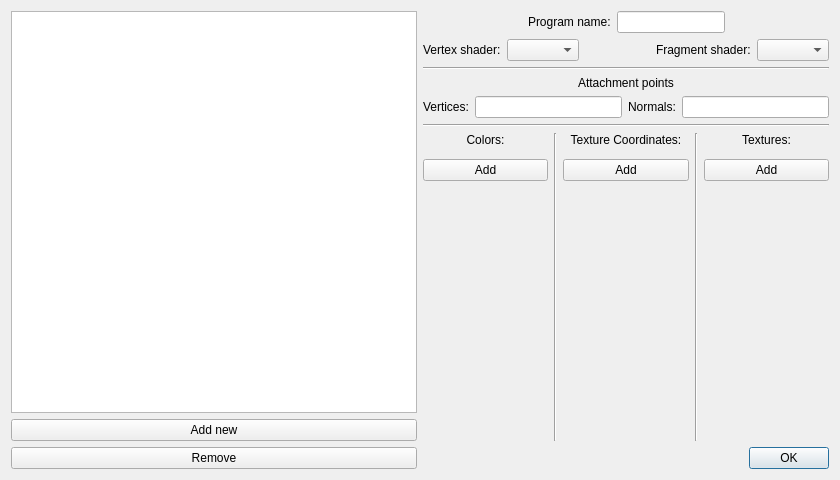
<?xml version="1.0" encoding="UTF-8"?>
<ui version="4.0">
 <class>ProgramManagerDialog</class>
 <widget class="QDialog" name="ProgramManagerDialog">
  <property name="geometry">
   <rect>
    <x>0</x>
    <y>0</y>
    <width>840</width>
    <height>480</height>
   </rect>
  </property>
  <property name="windowTitle">
   <string>Dialog</string>
  </property>
  <layout class="QGridLayout" name="gridLayout">
   <item row="0" column="0">
    <layout class="QHBoxLayout" name="horizontalLayout_6">
     <item>
      <layout class="QVBoxLayout" name="verticalLayout">
       <item>
        <widget class="QListView" name="listView">
         <property name="editTriggers">
          <set>QAbstractItemView::NoEditTriggers</set>
         </property>
        </widget>
       </item>
       <item>
        <widget class="QPushButton" name="addShProgBtn">
         <property name="text">
          <string>Add new</string>
         </property>
        </widget>
       </item>
       <item>
        <widget class="QPushButton" name="rmShProgBtn">
         <property name="text">
          <string>Remove</string>
         </property>
        </widget>
       </item>
      </layout>
     </item>
     <item>
      <layout class="QVBoxLayout" name="verticalLayout_5">
       <item>
        <layout class="QHBoxLayout" name="horizontalLayout">
         <item>
          <spacer name="horizontalSpacer">
           <property name="orientation">
            <enum>Qt::Horizontal</enum>
           </property>
           <property name="sizeHint" stdset="0">
            <size>
             <width>40</width>
             <height>20</height>
            </size>
           </property>
          </spacer>
         </item>
         <item>
          <widget class="QLabel" name="label">
           <property name="text">
            <string>Program name:</string>
           </property>
          </widget>
         </item>
         <item>
          <widget class="QLineEdit" name="progNameEdit"/>
         </item>
         <item>
          <spacer name="horizontalSpacer_2">
           <property name="orientation">
            <enum>Qt::Horizontal</enum>
           </property>
           <property name="sizeHint" stdset="0">
            <size>
             <width>40</width>
             <height>20</height>
            </size>
           </property>
          </spacer>
         </item>
        </layout>
       </item>
       <item>
        <layout class="QHBoxLayout" name="horizontalLayout_2">
         <item>
          <widget class="QLabel" name="label_2">
           <property name="text">
            <string>Vertex shader:</string>
           </property>
          </widget>
         </item>
         <item>
          <widget class="QComboBox" name="vertexShBox"/>
         </item>
         <item>
          <spacer name="horizontalSpacer_3">
           <property name="orientation">
            <enum>Qt::Horizontal</enum>
           </property>
           <property name="sizeHint" stdset="0">
            <size>
             <width>40</width>
             <height>20</height>
            </size>
           </property>
          </spacer>
         </item>
         <item>
          <widget class="QLabel" name="fragmentBoxLabel">
           <property name="text">
            <string>Fragment shader:</string>
           </property>
          </widget>
         </item>
         <item>
          <widget class="QComboBox" name="fragmentShBox"/>
         </item>
        </layout>
       </item>
       <item>
        <widget class="Line" name="line">
         <property name="orientation">
          <enum>Qt::Horizontal</enum>
         </property>
        </widget>
       </item>
       <item>
        <widget class="QLabel" name="label_4">
         <property name="text">
          <string>Attachment points</string>
         </property>
         <property name="alignment">
          <set>Qt::AlignCenter</set>
         </property>
        </widget>
       </item>
       <item>
        <layout class="QHBoxLayout" name="horizontalLayout_3">
         <item>
          <widget class="QLabel" name="label_5">
           <property name="text">
            <string>Vertices:</string>
           </property>
          </widget>
         </item>
         <item>
          <widget class="QLineEdit" name="verticesEdit"/>
         </item>
         <item>
          <widget class="QLabel" name="label_6">
           <property name="text">
            <string>Normals:</string>
           </property>
          </widget>
         </item>
         <item>
          <widget class="QLineEdit" name="normalsEdit"/>
         </item>
        </layout>
       </item>
       <item>
        <widget class="Line" name="line_2">
         <property name="orientation">
          <enum>Qt::Horizontal</enum>
         </property>
        </widget>
       </item>
       <item>
        <layout class="QHBoxLayout" name="horizontalLayout_5">
         <item>
          <layout class="QVBoxLayout" name="verticalLayout_2">
           <item>
            <widget class="QLabel" name="label_8">
             <property name="text">
              <string>Colors:</string>
             </property>
             <property name="alignment">
              <set>Qt::AlignCenter</set>
             </property>
            </widget>
           </item>
           <item>
            <widget class="QWidget" name="colorsWidget" native="true"/>
           </item>
           <item>
            <widget class="QPushButton" name="addColorsBtn">
             <property name="text">
              <string>Add</string>
             </property>
            </widget>
           </item>
           <item>
            <spacer name="verticalSpacer">
             <property name="orientation">
              <enum>Qt::Vertical</enum>
             </property>
             <property name="sizeHint" stdset="0">
              <size>
               <width>20</width>
               <height>40</height>
              </size>
             </property>
            </spacer>
           </item>
          </layout>
         </item>
         <item>
          <widget class="Line" name="line_3">
           <property name="orientation">
            <enum>Qt::Vertical</enum>
           </property>
          </widget>
         </item>
         <item>
          <layout class="QVBoxLayout" name="verticalLayout_3">
           <item>
            <widget class="QLabel" name="label_9">
             <property name="text">
              <string>Texture Coordinates:</string>
             </property>
             <property name="alignment">
              <set>Qt::AlignCenter</set>
             </property>
            </widget>
           </item>
           <item>
            <widget class="QWidget" name="texCoordsWidget" native="true"/>
           </item>
           <item>
            <widget class="QPushButton" name="addTexCoordsBtn">
             <property name="text">
              <string>Add</string>
             </property>
            </widget>
           </item>
           <item>
            <spacer name="verticalSpacer_2">
             <property name="orientation">
              <enum>Qt::Vertical</enum>
             </property>
             <property name="sizeHint" stdset="0">
              <size>
               <width>20</width>
               <height>40</height>
              </size>
             </property>
            </spacer>
           </item>
          </layout>
         </item>
         <item>
          <widget class="Line" name="line_4">
           <property name="orientation">
            <enum>Qt::Vertical</enum>
           </property>
          </widget>
         </item>
         <item>
          <layout class="QVBoxLayout" name="verticalLayout_4">
           <item>
            <widget class="QLabel" name="label_10">
             <property name="text">
              <string>Textures:</string>
             </property>
             <property name="alignment">
              <set>Qt::AlignCenter</set>
             </property>
            </widget>
           </item>
           <item>
            <widget class="QWidget" name="textureWidget" native="true"/>
           </item>
           <item>
            <widget class="QPushButton" name="addTexturesBtn">
             <property name="text">
              <string>Add</string>
             </property>
            </widget>
           </item>
           <item>
            <spacer name="verticalSpacer_3">
             <property name="orientation">
              <enum>Qt::Vertical</enum>
             </property>
             <property name="sizeHint" stdset="0">
              <size>
               <width>20</width>
               <height>40</height>
              </size>
             </property>
            </spacer>
           </item>
          </layout>
         </item>
        </layout>
       </item>
       <item>
        <layout class="QHBoxLayout" name="horizontalLayout_4">
         <item>
          <spacer name="horizontalSpacer_4">
           <property name="orientation">
            <enum>Qt::Horizontal</enum>
           </property>
           <property name="sizeHint" stdset="0">
            <size>
             <width>40</width>
             <height>20</height>
            </size>
           </property>
          </spacer>
         </item>
         <item>
          <widget class="QDialogButtonBox" name="buttonBox">
           <property name="orientation">
            <enum>Qt::Horizontal</enum>
           </property>
           <property name="standardButtons">
            <set>QDialogButtonBox::Ok</set>
           </property>
          </widget>
         </item>
        </layout>
       </item>
      </layout>
     </item>
    </layout>
   </item>
  </layout>
 </widget>
 <resources/>
 <connections>
  <connection>
   <sender>buttonBox</sender>
   <signal>accepted()</signal>
   <receiver>ProgramManagerDialog</receiver>
   <slot>accept()</slot>
   <hints>
    <hint type="sourcelabel">
     <x>248</x>
     <y>254</y>
    </hint>
    <hint type="destinationlabel">
     <x>157</x>
     <y>274</y>
    </hint>
   </hints>
  </connection>
  <connection>
   <sender>buttonBox</sender>
   <signal>rejected()</signal>
   <receiver>ProgramManagerDialog</receiver>
   <slot>reject()</slot>
   <hints>
    <hint type="sourcelabel">
     <x>316</x>
     <y>260</y>
    </hint>
    <hint type="destinationlabel">
     <x>286</x>
     <y>274</y>
    </hint>
   </hints>
  </connection>
 </connections>
</ui>
